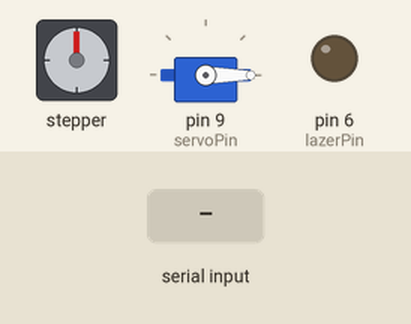
Simulated run of this sketch. Board: Arduino Uno, built with avr-gcc and run on an emulated ATmega328P. On the bench: stepper motor, servo, output pins drawn as LEDs (lit = HIGH). Wiring (inferred from the names in the program): stepper motor driver (200 steps per turn assumed): step pin 2; direction pin 3; enable pin 4. Inputs (shaded band) come from the test bench. Pins used as bus, display or sensor lines are not drawn; what the sketch prints to the serial monitor is not drawn.

Above: at 1.2 s.
1.3 s: "S90\n" received over Serial
At 4.0 s:
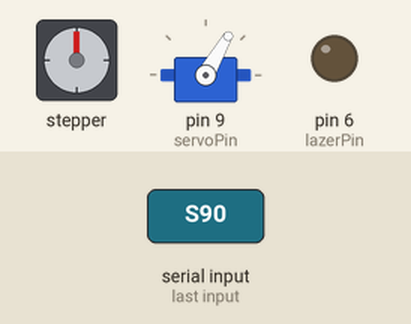
4.3 s: "M90\n" received over Serial
At 5.6 s:
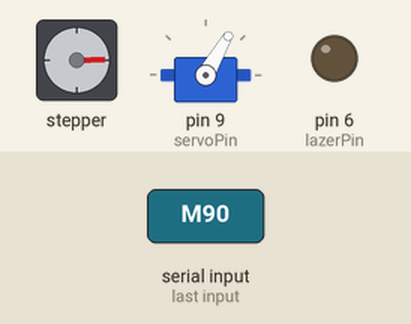
5.9 s: "S,45\n" received over Serial
At 8.6 s:
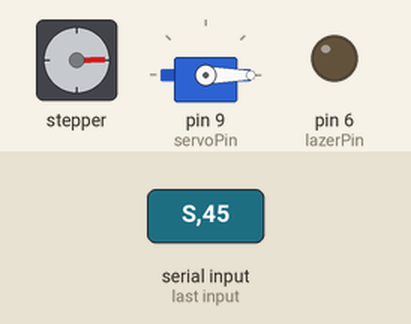
8.9 s: "M,45\n" received over Serial
At 9.9 s:
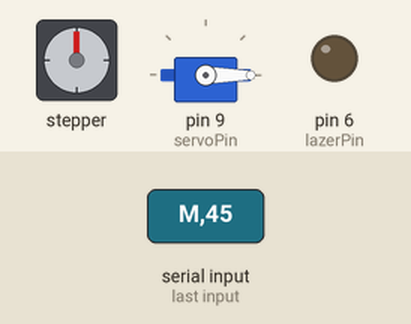
10.5 s: "a\n" received over Serial
At 10.9 s:
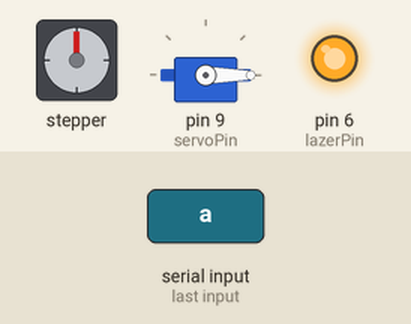
12.0 s: "p\n" received over Serial
At 13.4 s:
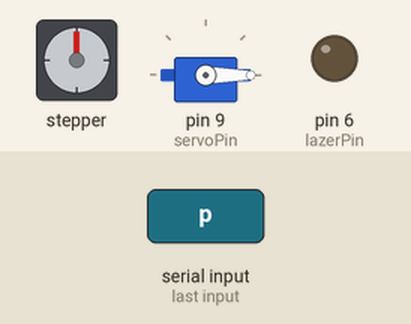
Timing chart, 0 to 14.5 s (numbered marks = the images above; inputs shaded):
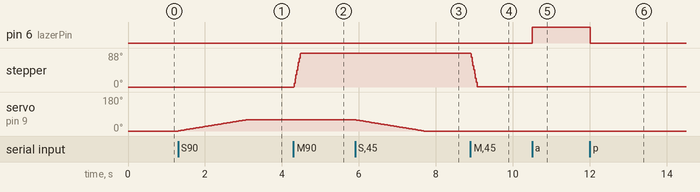

The sketch:

motor_control.ino
```cpp
#include <Arduino.h>
#include <Servo.h>

// === Servo Ayarları ===
Servo servo;
const int servoPin = 9;
const int servoMinAngle = 0;
const int servoMaxAngle = 60;
int currentServoAngle = servoMinAngle;
int targetServoAngle = servoMinAngle;

// === Step Motor (A4988) Ayarları ===
#define STEP_PIN 2
#define DIR_PIN 3
#define ENABLE_PIN 4
const int stepsPerRevolution = 200;
const int stepperMinAngle = 0;
const int stepperMaxAngle = 300;
const int stepDelay = 1000;            // Slower but more stable
const int maxStepIncrement = 12;        // Larger steps for smoother movement
float currentStepperAngle = stepperMinAngle;
float targetStepperAngle = stepperMinAngle;

// === Anti-Jitter Filtreleme ===
const float angleTolerance = 3.0;      // Smaller tolerance for more precise control
const unsigned long minCommandInterval = 100;  // Faster response
unsigned long lastStepperCommand = 0;
int lastTargetStepperAngle = -1;

// === Lazer Ayarı ===
const int lazerPin = 6;

// === Protokol Tanımları ===
#define START_BYTE 0xAA
#define END_BYTE 0x55
#define SERVO_CMD 0x01
#define STEPPER_CMD 0x02
#define LASER_CMD 0x03

void setup() {
  servo.attach(servoPin);
  servo.write(currentServoAngle);

  pinMode(STEP_PIN, OUTPUT);
  pinMode(DIR_PIN, OUTPUT);
  pinMode(ENABLE_PIN, OUTPUT);
  digitalWrite(ENABLE_PIN, LOW);  // Enable stepper motor permanently

  pinMode(lazerPin, OUTPUT);
  digitalWrite(lazerPin, LOW);

  Serial.begin(9600);
  Serial.println("Integrated Servo + Step + Lazer kontrol sistemi hazır.");
}

void loop() {
  if (Serial.available() > 0) {
    if (Serial.peek() == 'S' || Serial.peek() == 'M' || Serial.peek() == 'a' || Serial.peek() == 'p') {
      processTextCommand();
    }
    else if (Serial.peek() == START_BYTE) {
      processBinaryCommand();
    }
  }

  moveStepperToAngle(targetStepperAngle);
  moveServoToAngle(targetServoAngle);

  delay(10);  // Faster loop for better responsiveness
}

void processTextCommand() {
  String input = Serial.readStringUntil('\n');
  input.trim();

  if (input.startsWith("S")) {
    int angle = input.substring(1).toInt();
    targetServoAngle = constrain(angle, servoMinAngle, servoMaxAngle);
  } else if (input.startsWith("M")) {
    int angle = input.substring(1).toInt();
    // Improved anti-jitter filtering for stepper
    if (abs(angle - lastTargetStepperAngle) > angleTolerance ||
        (millis() - lastStepperCommand) > minCommandInterval) {
      targetStepperAngle = constrain(angle, stepperMinAngle, stepperMaxAngle);
      lastTargetStepperAngle = angle;
      lastStepperCommand = millis();
    }
  } else if (input == "a") {
    digitalWrite(lazerPin, HIGH);
  } else if (input == "p") {
    digitalWrite(lazerPin, LOW);
  }
}

void processBinaryCommand() {
  if (Serial.available() >= 4) {
    if (Serial.read() == START_BYTE) {
      byte cmd = Serial.read();
      byte data = Serial.read();
      if (Serial.read() == END_BYTE) {
        switch (cmd) {
          case SERVO_CMD:
            targetServoAngle = constrain(data, servoMinAngle, servoMaxAngle);
            break;
          case STEPPER_CMD:
            // Improved anti-jitter filtering for stepper
            if (abs(data - lastTargetStepperAngle) > angleTolerance ||
                (millis() - lastStepperCommand) > minCommandInterval) {
              targetStepperAngle = constrain(data, stepperMinAngle, stepperMaxAngle);
              lastTargetStepperAngle = data;
              lastStepperCommand = millis();
            }
            break;
          case LASER_CMD:
            digitalWrite(lazerPin, (data > 0) ? HIGH : LOW);
            break;
        }
      }
    }
  }
}

void moveServoToAngle(int targetAngle) {
  targetAngle = constrain(targetAngle, servoMinAngle, servoMaxAngle);
  if (currentServoAngle != targetAngle) {
    currentServoAngle += (currentServoAngle < targetAngle) ? 1 : -1;
    servo.write(currentServoAngle);
    delay(20);
  }
}

void moveStepperToAngle(float targetAngle) {
  targetAngle = constrain(targetAngle, stepperMinAngle, stepperMaxAngle);
  float angleDiff = targetAngle - currentStepperAngle;

  // Smaller tolerance for more precise control
  if (abs(angleDiff) < angleTolerance) return;

  bool direction = (angleDiff > 0) ? HIGH : LOW;
  digitalWrite(DIR_PIN, direction);

  // Calculate steps with larger increments for smoother movement
  int stepsToMove = min(abs(angleDiff), maxStepIncrement) * stepsPerRevolution / 360.0;
  if (stepsToMove == 0) stepsToMove = 1;

  // Smooth stepping with proper timing
  for (int i = 0; i < stepsToMove; i++) {
    digitalWrite(STEP_PIN, HIGH);
    delayMicroseconds(stepDelay);
    digitalWrite(STEP_PIN, LOW);
    delayMicroseconds(stepDelay);
  }

  float stepMovedAngle = (stepsToMove * 360.0 / stepsPerRevolution);
  currentStepperAngle += direction == HIGH ? stepMovedAngle : -stepMovedAngle;
  currentStepperAngle = constrain(currentStepperAngle, stepperMinAngle, stepperMaxAngle);
}
```

Measured:
- after the input at 1.3 s, servo on pin 9 (servoPin): moves from 0° to 60° over 1.8 s, starting at once
- after the input at 4.3 s, stepper: turns 88° clockwise in 0.18 s, starting at once
- after the input at 5.9 s, servo on pin 9 (servoPin): moves from 60° to 0° over 1.8 s, starting at once
- after the input at 8.9 s, stepper: turns 87° counter-clockwise in 0.17 s, starting at once
- after the input at 10.5 s, pin 6 (lazerPin): LOW → HIGH at once
- after the input at 12.0 s, pin 6 (lazerPin): HIGH → LOW at once
